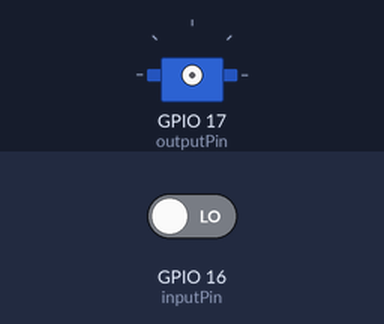
The program below on a simulated ESP32-S3. On the bench: servo. The test bench sets the inputs (shaded band); at power-on: GPIO 16 (inputPin) LOW. Servo pulses on a pin are drawn as a servo (544–2400 µs = 0–180°); what the program prints to the serial monitor is not drawn.

Above: at 0.05 s.
Timing chart, 0 to 7.8 s (numbered marks = the images above):
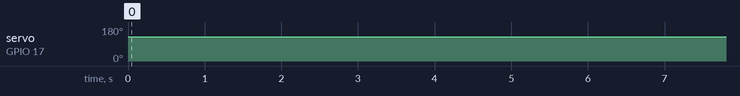

Measured:
- by itself, servo on GPIO 17 (outputPin): 129° → 88° at 13.0 s, → 129° 3.0 s later, → 88° 3.0 s later, → 129° 3.0 s later, … (19 changes in this stretch)

The program:

main.cpp
```cpp
#include <Arduino.h>
#include <driver/ledc.h>

namespace diag {
constexpr int outputPin = 17, inputPin = 16;
constexpr uint32_t periodUs = 20000;
constexpr uint32_t ticks = 1u << 14;
constexpr uint32_t startupMs = 10000, durationMs = 60000;
bool ready = false, started = false, finished = false;
uint32_t bootMs = 0, startMs = 0, lastChangeMs = 0;
unsigned angle = 130;

uint32_t pulseForAngle(unsigned degrees) {
    return 500u + degrees * 1900u / 180u;
}
uint32_t dutyForPulse(uint32_t pulseUs) {
    return (pulseUs * ticks + periodUs / 2u) / periodUs;
}
bool nearValue(uint32_t value, uint32_t target, uint32_t tolerance) {
    return value >= target - tolerance && value <= target + tolerance;
}
void stopSignal() {
    ledc_stop(LEDC_LOW_SPEED_MODE, LEDC_CHANNEL_0, 0);
    finished = true;
}
void setAngleAndMeasure(unsigned degrees) {
    const uint32_t pulseUs = pulseForAngle(degrees);
    const uint32_t duty = dutyForPulse(pulseUs);
    const esp_err_t setResult = ledc_set_duty(LEDC_LOW_SPEED_MODE, LEDC_CHANNEL_0, duty);
    const esp_err_t updateResult = setResult == ESP_OK
        ? ledc_update_duty(LEDC_LOW_SPEED_MODE, LEDC_CHANNEL_0) : setResult;
    if (updateResult != ESP_OK) {
        Serial.printf("ERR PWM_WRITE code=%d\n", int(updateResult));
        stopSignal();
        return;
    }
    // Attende piu' di un periodo per misurare la nuova posizione comandata.
    delay(60);
    const uint32_t highUs = pulseIn(inputPin, HIGH, 30000);
    const uint32_t lowUs = pulseIn(inputPin, LOW, 30000);
    const uint32_t hz = ledc_get_freq(LEDC_LOW_SPEED_MODE, LEDC_TIMER_0);
    const bool signalOk = highUs && lowUs && nearValue(highUs, pulseUs, 100)
        && nearValue(highUs + lowUs, periodUs, 400);
    const char* feedback = (!highUs || !lowUs) ? "NO_SIGNAL" : signalOk ? "PASS" : "CHECK";
    Serial.printf("PWM pin=17 input=16 angle=%u hz=%lu pulse_us=%lu high_us=%lu low_us=%lu feedback=%s\n",
        degrees, (unsigned long)hz, (unsigned long)pulseUs,
        (unsigned long)highUs, (unsigned long)lowUs, feedback);
}
}

void setup() {
    Serial.begin(115200);
    pinMode(diag::inputPin, INPUT_PULLDOWN);
    ledc_timer_config_t timer = {};
    timer.speed_mode = LEDC_LOW_SPEED_MODE;
    timer.duty_resolution = LEDC_TIMER_14_BIT;
    timer.timer_num = LEDC_TIMER_0;
    timer.freq_hz = 50;
    timer.clk_cfg = LEDC_AUTO_CLK;
    const esp_err_t timerResult = ledc_timer_config(&timer);
    if (timerResult != ESP_OK) {
        Serial.printf("ERR PWM_TIMER code=%d\n", int(timerResult));
        return;
    }
    ledc_channel_config_t channel = {};
    channel.gpio_num = diag::outputPin;
    channel.speed_mode = LEDC_LOW_SPEED_MODE;
    channel.channel = LEDC_CHANNEL_0;
    channel.intr_type = LEDC_INTR_DISABLE;
    channel.timer_sel = LEDC_TIMER_0;
    channel.duty = 0;
    channel.hpoint = 0;
    const esp_err_t channelResult = ledc_channel_config(&channel);
    if (channelResult != ESP_OK) {
        Serial.printf("ERR PWM_CHANNEL code=%d\n", int(channelResult));
        return;
    }
    diag::ready = true;
    diag::bootMs = millis();
    Serial.println("DIAGNOSI_SERVO: avvio tra 10 s; IO17 uscita, IO16 ingresso di verifica");
}

void loop() {
    if (!diag::ready || diag::finished) {delay(20);return;}
    const uint32_t now = millis();
    if (!diag::started) {
        if (uint32_t(now - diag::bootMs) < diag::startupMs) {delay(1);return;}
        diag::started = true;
        diag::startMs = diag::lastChangeMs = now;
        diag::setAngleAndMeasure(diag::angle);
        return;
    }
    if (uint32_t(now - diag::startMs) >= diag::durationMs) {
        diag::stopSignal();
        Serial.println("TEST_FINITO: impulsi disattivati; alimentazione servo ancora presente");
        return;
    }
    if (uint32_t(now - diag::lastChangeMs) >= 3000) {
        diag::lastChangeMs = now;
        diag::angle = diag::angle == 130 ? 90 : 130;
        diag::setAngleAndMeasure(diag::angle);
    }
    delay(1);
}
```
